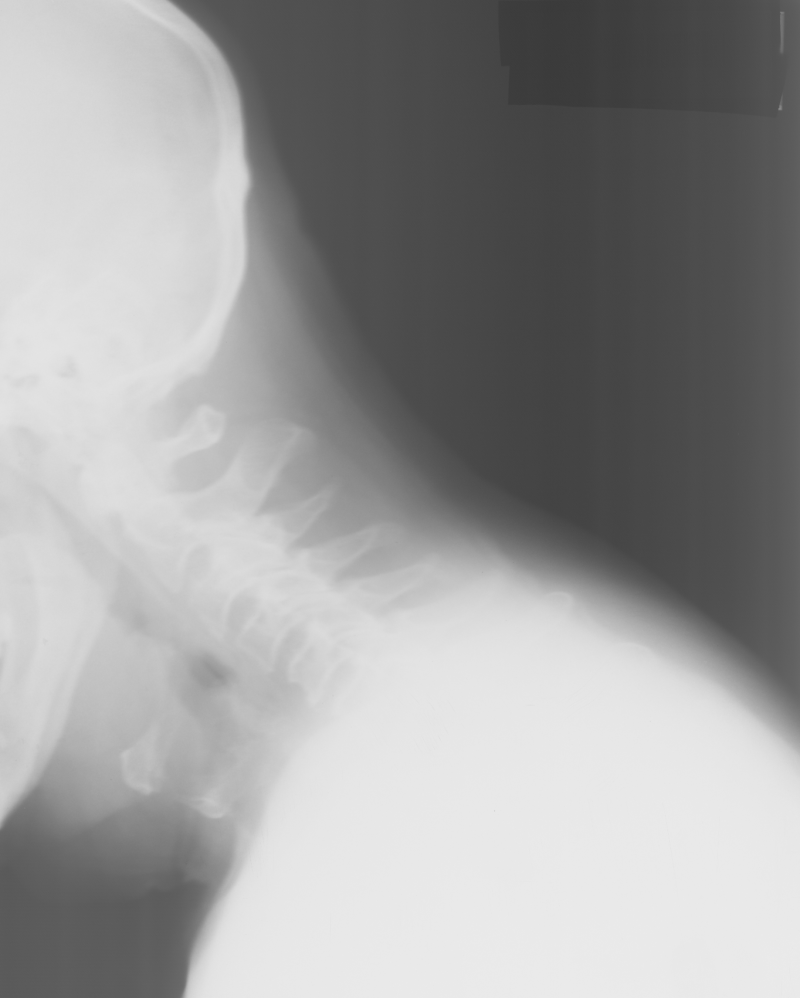
#> input picture Term Exercise Solutions/ex3-PixelwiseOperations/data/vertebra.png, 800 x 998 px, given in place of lego_5.png, which was not available; the run also reads 1 picture not shown here
$ jupyter execute --allow-errors Ex4b_ImageMorphology.ipynb   (text cells are left out)
#> lines starting #> are read from the running program, lines starting #| are printed output that depends on the picture; after the words box and inside, x2 and y2 are one past the last pixel; in counts of white or black regions, pixels touching at a corner belong together; pictures that were not available may be replaced by others from this repository, and a replacement may not be noted
[cell 1]
import numpy as np
import skimage.io as io
from skimage.color import rgb2gray
from skimage.filters import threshold_otsu
from skimage.morphology import erosion, dilation, opening, closing
from skimage.morphology import disk
import matplotlib.pyplot as plt

[cell 2]
# From https://scikit-image.org/docs/stable/auto_examples/applications/plot_morphology.html
def plot_comparison(original, filtered, filter_name):
    fig, (ax1, ax2) = plt.subplots(ncols=2, figsize=(8, 4), sharex=True,
                                   sharey=True)
    ax1.imshow(original, cmap=plt.cm.gray)
    ax1.set_title('original')
    ax1.axis('off')
    ax2.imshow(filtered, cmap=plt.cm.gray)
    ax2.set_title(filter_name)
    ax2.axis('off')
    io.show()

[cell 3]
in_dir = 'data/'

[cell 4]
in_file = 'lego_5.png'
im_org = io.imread(f'{in_dir}{in_file}')
#> im_org is the input picture: shape (998, 800); min 57, max 235, mean 156.2
im_gray = rgb2gray(im_org)

thres = threshold_otsu(im_gray)
#> thres = 148
bin_img = im_gray < thres # The ROI is usually with
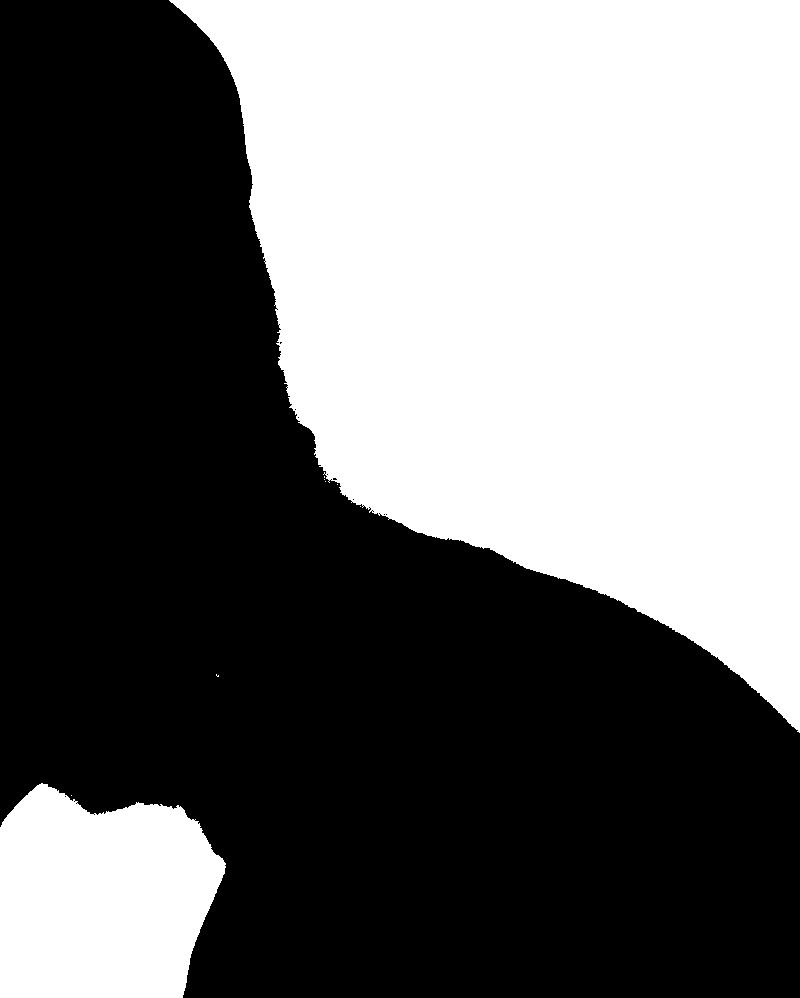
#> bin_img: shape (998, 800) bool; 43.8% white; 9 white regions (7 under 20 px), largest, box (x1, y1, x2, y2) and area: (169, 0, 800, 733) 310678, (0, 783, 226, 998) 39395
plot_comparison(im_org, bin_img, 'Binary image')
#> in plot_comparison, `io.show()`:
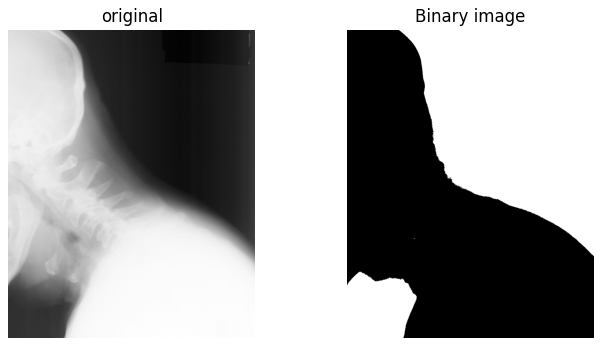
#> figure drawn by matplotlib, 2 panels

[cell 5]
footprint = disk(2)
# Check the size and shape of the structuring element
print(footprint)

[cell 6]
def apply_erosion(binary, disk_sz):
    footprint = disk(disk_sz)
    eroded = erosion(binary, footprint)
    return eroded

[cell 7]
for sz in [2, 4, 16]:
    eroded = apply_erosion(bin_img, sz)
    plot_comparison(im_org, eroded, f'Eroded {sz}')

[cell 8]
def apply_dilation(binary, disk_sz):
    footprint = disk(disk_sz)
    dilated = dilation(binary, footprint)
    return dilated

[cell 9]
for sz in [2, 4, 16]:
    dilated = apply_dilation(bin_img, sz)
    plot_comparison(im_org, dilated, f'Dilated {sz}')

[cell 10]
def apply_opening(binary, disk_sz):
    footprint = disk(disk_sz)
    opened = opening(binary, footprint)
    return opened

[cell 11]
for sz in [2, 4, 16]:
    opened = apply_opening(bin_img, sz)
    plot_comparison(im_org, opened, f'Opened {sz}')

[cell 12]
def apply_closing(binary, disk_sz):
    footprint = disk(disk_sz)
    closed = closing(binary, footprint)
    return closed

[cell 13]
for sz in [2, 4, 16]:
    closed = apply_closing(bin_img, sz)
    plot_comparison(im_org, closed, f'Closed {sz}')

[cell 14]
def compute_outline(bin_img):
    """
    Computes the outline of a binary image
    """
    footprint = disk(1)
    dilated = dilation(bin_img, footprint)
#> dilated: shape (998, 800) bool; 44% white; 4 white regions (2 under 20 px), largest, box (x1, y1, x2, y2) and area: (168, 0, 800, 734) 311807, (0, 782, 227, 998) 39820
    outline = np.logical_xor(dilated, bin_img)
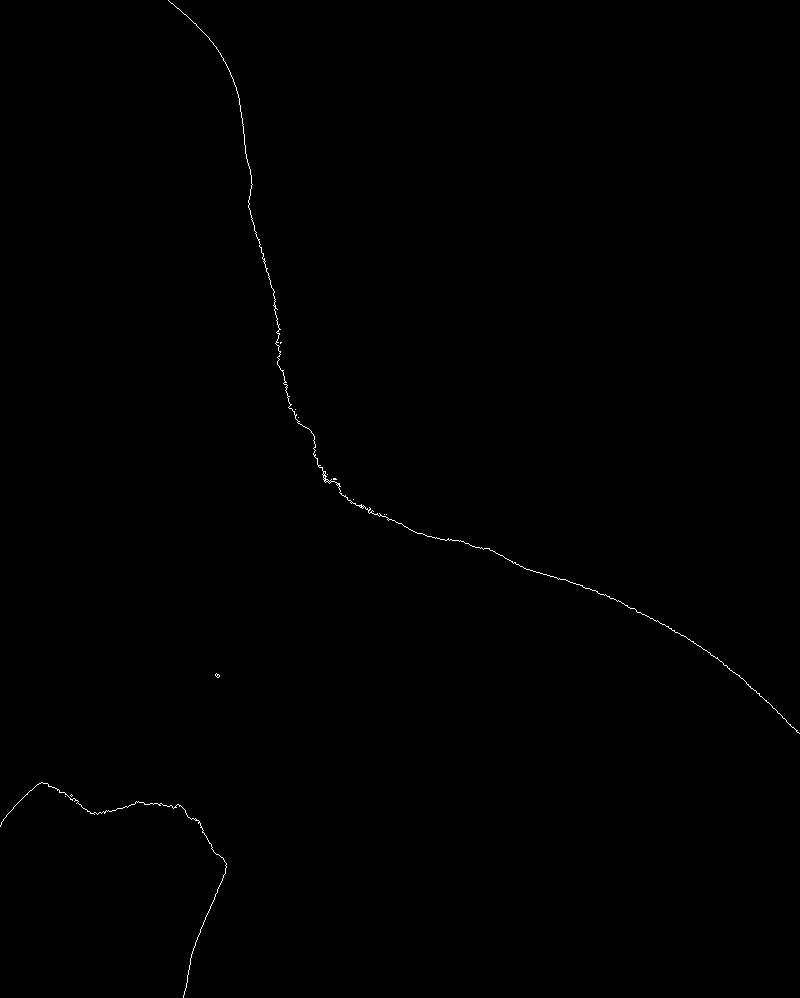
#> outline: shape (998, 800) bool; 0.2% white in thin lines or dots
    return outline

[cell 15]
outline_img = compute_outline(bin_img)
plt.imshow(outline_img, cmap = 'gray') # Some people had problems with io.imshow() in boolean images
plt.show()

[cell 16]
step1 = apply_opening(bin_img, 1)
#> in apply_opening (call 4), `opened = opening(binary, footprint)`: opened: shape (998, 800) bool; 43.8% white; 2 white regions, box (x1, y1, x2, y2) and area: (169, 0, 800, 733) 310560, (0, 783, 226, 998) 39361
step2 = apply_closing(step1, 15)
#> in apply_closing (call 4), `closed = closing(binary, footprint)`: closed: shape (998, 800) bool; 43.9% white; 2 white regions, box (x1, y1, x2, y2) and area: (169, 0, 800, 733) 310768, (0, 783, 226, 998) 39484
outline_img = compute_outline(step2)
#> in compute_outline (call 2), `dilated = dilation(bin_img, footprint)`: dilated: shape (998, 800) bool; 44% white; 2 white regions, box (x1, y1, x2, y2) and area: (168, 0, 800, 734) 311731, (0, 782, 227, 998) 39862
#> in compute_outline (call 2), `outline = np.logical_xor(dilated, bin_img)`: outline: shape (998, 800) bool; 0.17% white in thin lines or dots
plt.imshow(outline_img, cmap = 'gray')
plt.show()

[cell 17]
in_file = 'lego_7.png'
#> (the rest of this cell did not finish here and is left out)

[cell 18]
for sz in [2, 4, 16]:
    closed = apply_closing(bin_img, sz)
    outline_img = compute_outline(closed)
    plot_comparison(im_org, outline_img, f'Outline with closing {sz}')
#> this loop made 3 passes
#> sz on passes 1 to 3: 2, 4, 16

[cell 19]
in_file = 'lego_3.png'
#> (the rest of this cell did not finish here and is left out)

[cell 20]
for sz in [2, 4, 16]:
    closed = apply_closing(bin_img, sz)
    outline_img = compute_outline(closed)
    plot_comparison(im_org, outline_img, f'Outline with closing {sz}')
#> this loop made 3 passes
#> pass 3, in apply_closing (call 10), `footprint = disk(disk_sz)`:
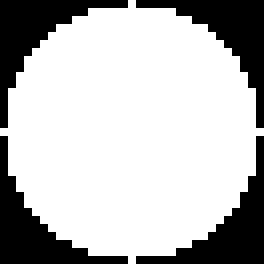
#> footprint: shape (33, 33) (shown 8 times larger); values 0 (black) and 1 (white), 73.2% white; 4 black regions, box (x1, y1, x2, y2) and area: (0, 0, 16, 16) 73, (17, 0, 33, 16) 73, (0, 17, 16, 33) 73, (17, 17, 33, 33) 73

[cell 21]
in_file = 'lego_9.png'
#> (the rest of this cell did not finish here and is left out)

[cell 22]
closed = apply_closing(bin_img, 5)
#> in apply_closing (call 11), `closed = closing(binary, footprint)`: closed: shape (998, 800) bool; 43.9% white; 3 white regions (1 under 20 px), largest, box (x1, y1, x2, y2) and area: (169, 0, 800, 733) 310904, (0, 783, 226, 998) 39484
plot_comparison(im_org, closed, 'Closed image')
outline_img = compute_outline(closed)
#> in compute_outline (call 9), `dilated = dilation(bin_img, footprint)`: dilated: shape (998, 800) bool; 44.1% white; 3 white regions (1 under 20 px), largest, box (x1, y1, x2, y2) and area: (168, 0, 800, 734) 311896, (0, 782, 227, 998) 39875
#> in compute_outline (call 9), `outline = np.logical_xor(dilated, bin_img)`: outline: shape (998, 800) bool; 0.17% white in thin lines or dots
plot_comparison(im_org, outline_img, 'Outline image')

[cell 23]
closed = apply_closing(bin_img, 5)
eroded = apply_erosion(closed, 50)
#> call 4 of apply_erosion, with disk_sz = 50
#> in apply_erosion (call 4), `eroded = erosion(binary, footprint)`:
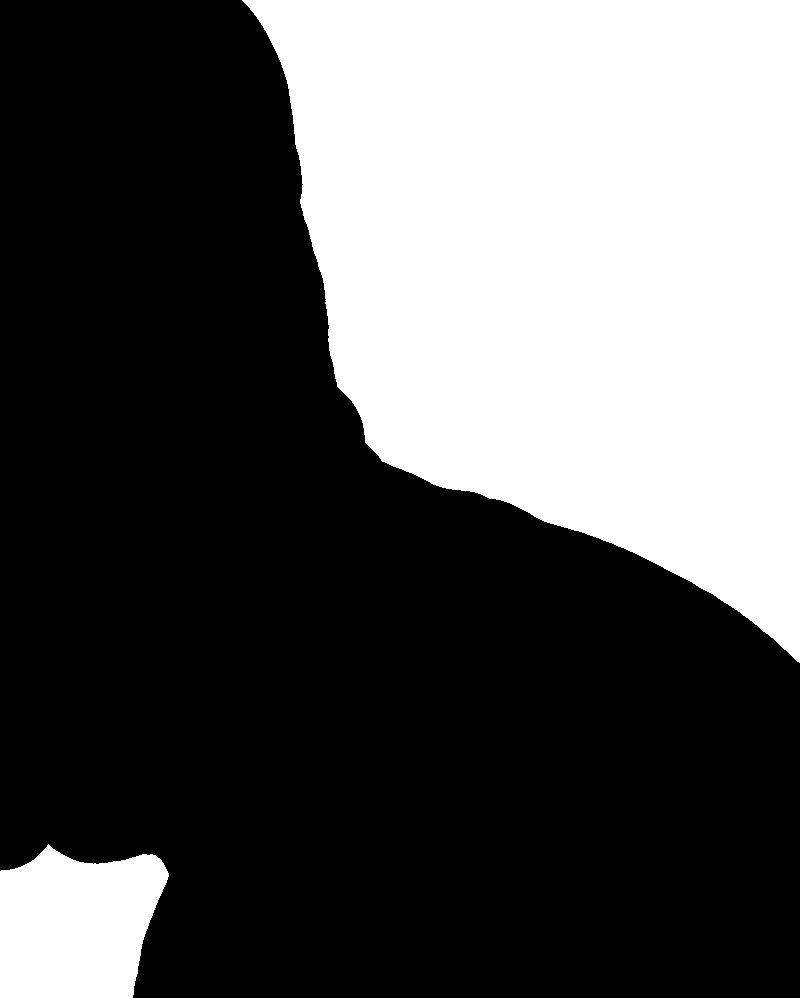
#> eroded: shape (998, 800) bool; 35.2% white; 2 white regions, box (x1, y1, x2, y2) and area: (242, 0, 800, 663) 259935, (0, 844, 169, 998) 20717
plot_comparison(im_org, eroded, 'Closed and eroded image')
outline_img = compute_outline(eroded)
#> in compute_outline (call 10), `dilated = dilation(bin_img, footprint)`:
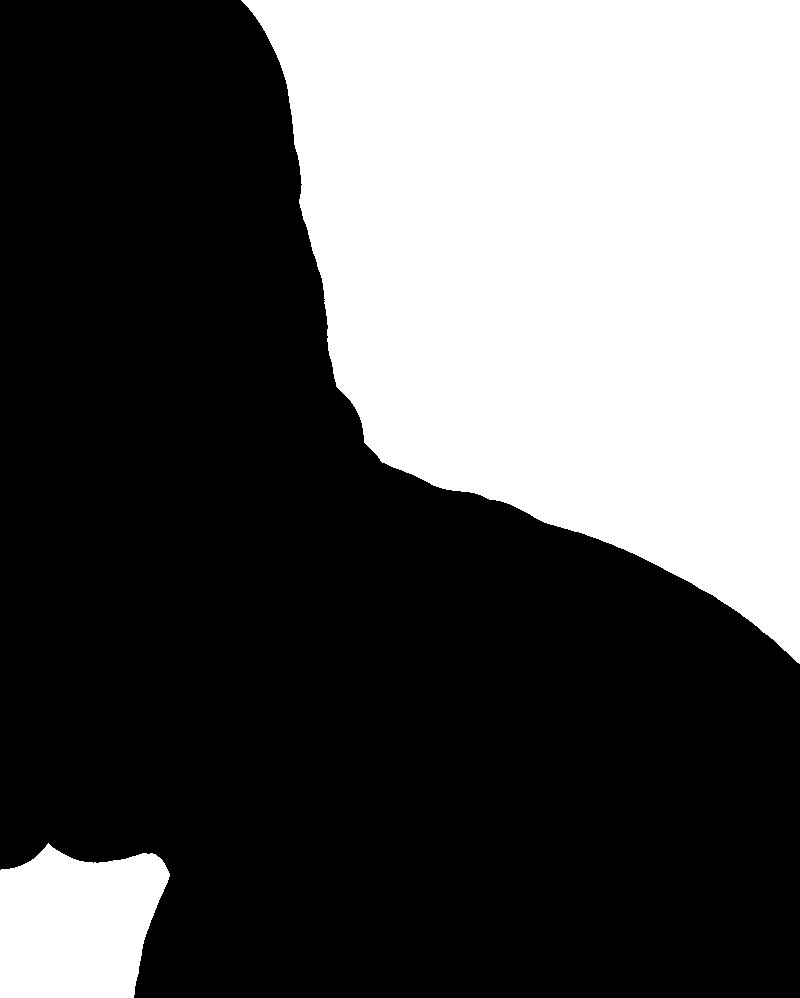
#> dilated: shape (998, 800) bool; 35.3% white; 2 white regions, box (x1, y1, x2, y2) and area: (241, 0, 800, 664) 260815, (0, 843, 170, 998) 21018
#> in compute_outline (call 10), `outline = np.logical_xor(dilated, bin_img)`:
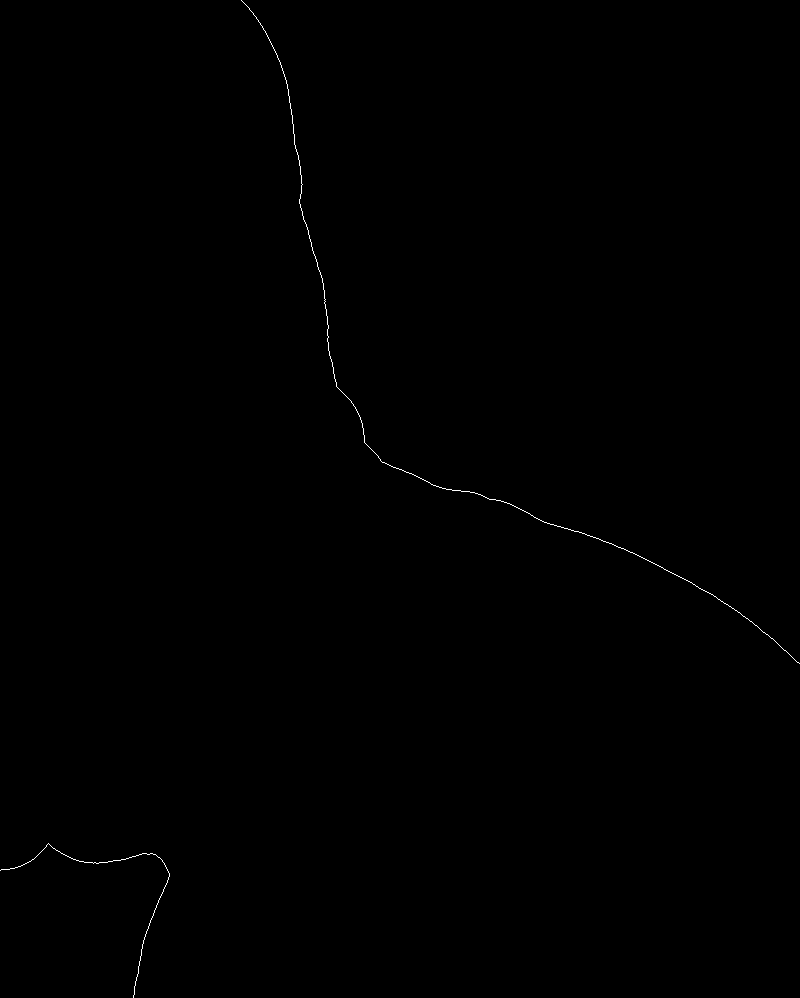
#> outline: shape (998, 800) bool; 0.15% white in thin lines or dots
plot_comparison(im_org, outline_img, 'Outline image')

[cell 24]
dilated = apply_dilation(eroded, 25)
